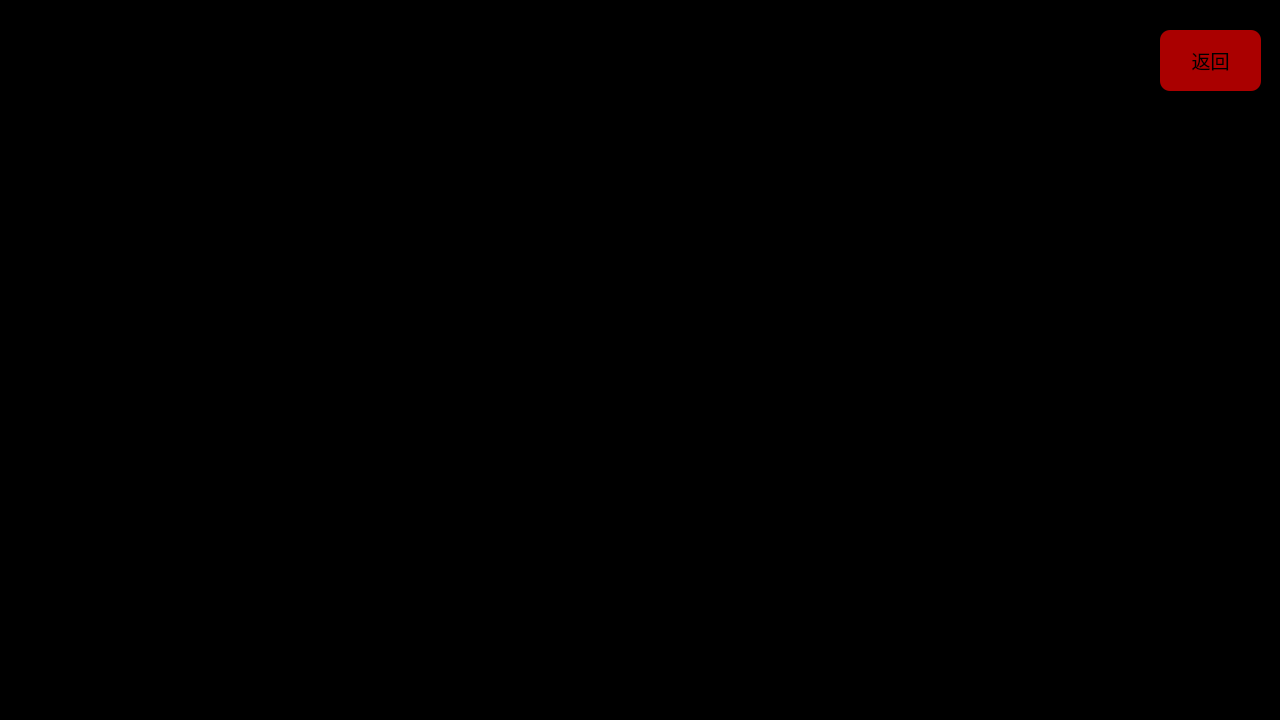
<?xml version="1.0" encoding="UTF-8"?>
<ui version="4.0">
 <class>yolov5</class>
 <widget class="QMainWindow" name="yolov5">
  <property name="geometry">
   <rect>
    <x>0</x>
    <y>0</y>
    <width>1280</width>
    <height>720</height>
   </rect>
  </property>
  <property name="windowTitle">
   <string>MainWindow</string>
  </property>
  <widget class="QWidget" name="centralwidget">
   <property name="styleSheet">
    <string notr="true">background-color: rgb(0, 0, 0);
color: rgb(255, 255, 255);</string>
   </property>
   <widget class="QPushButton" name="back_btn">
    <property name="geometry">
     <rect>
      <x>1160</x>
      <y>30</y>
      <width>101</width>
      <height>61</height>
     </rect>
    </property>
    <property name="font">
     <font>
      <pointsize>14</pointsize>
     </font>
    </property>
    <property name="styleSheet">
     <string notr="true">background-color: rgb(170, 0, 0);
color: rgb(0, 0, 0);
border-radius: 10px;</string>
    </property>
    <property name="text">
     <string>返回</string>
    </property>
   </widget>
  </widget>
 </widget>
 <resources/>
 <connections/>
</ui>
